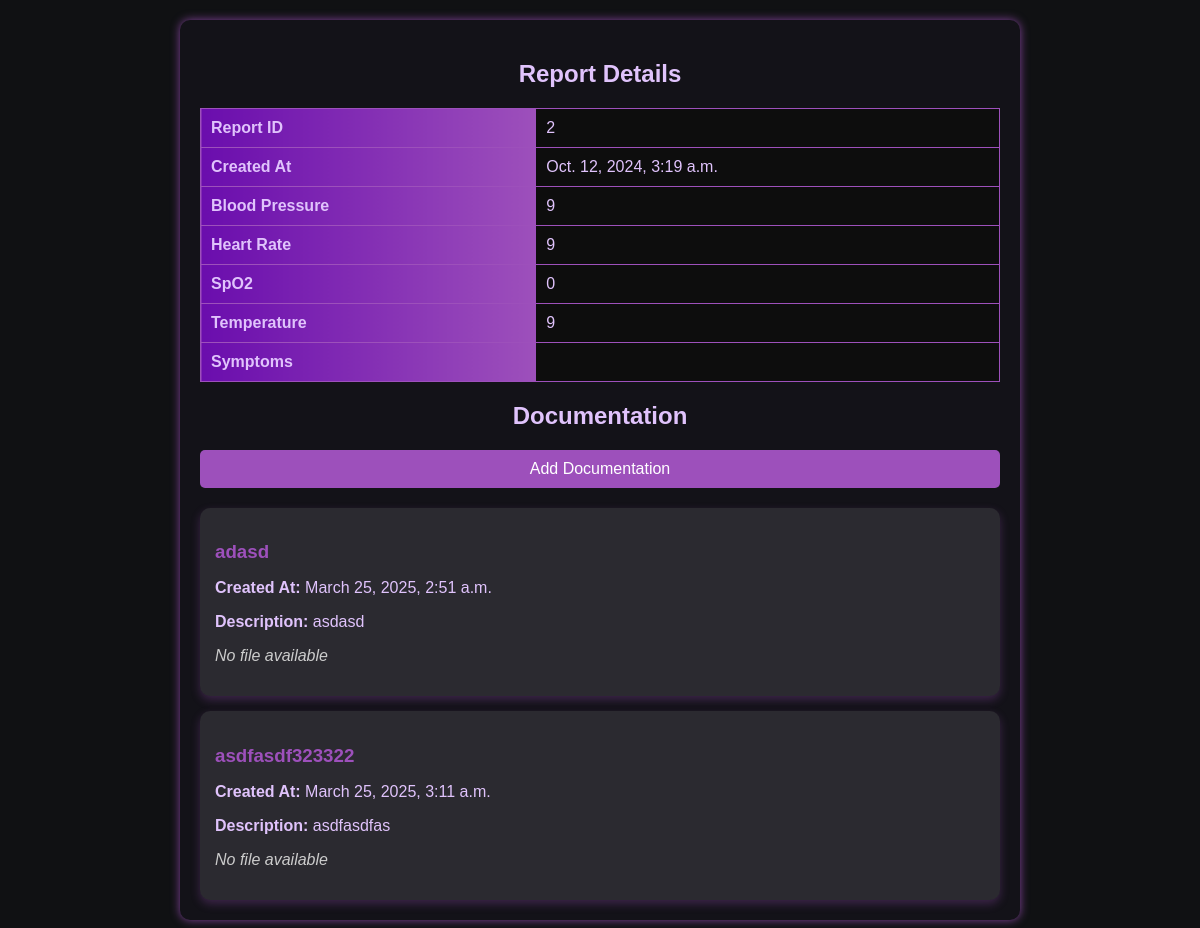
Before: /reports/get-single-report/2/ (signed in) with the older database file.
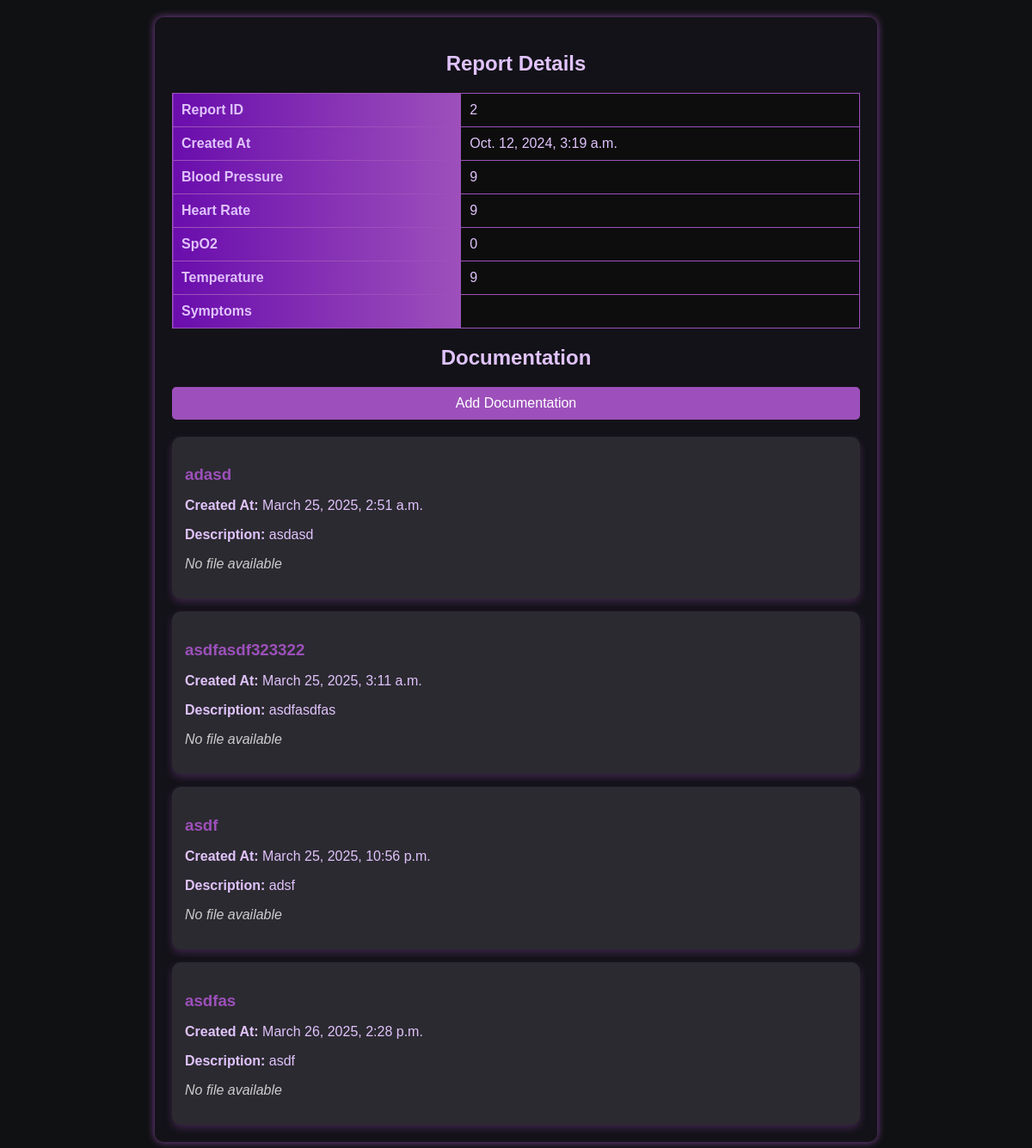
After: the same page with the newer database file.
### reports/models.py (models this page shows, shortened)
class Documentation(models.Model):
    report = models.ForeignKey(Reports, on_delete=models.CASCADE, related_name='documentations')
    title = models.CharField(max_length=255)
    description = models.TextField()
    cheif_complaint = models.TextField(max_length=255, blank=True, null=True)
    subjective = models.TextField(max_length=255, blank=True, null=True)
    objective = models.TextField(max_length=255, blank=True, null=True)
    assessment = models.TextField(max_length=255, blank=True, null=True)
    plan = models.TextField(max_length=255, blank=True, null=True)
    file = models.FileField(upload_to='documentations/', blank=True, null=True)
    created_at = models.DateTimeField(auto_now_add=True)
    updated_at = models.DateTimeField(auto_now=True)

### reports/views.py (the view)
# urls.py: path('get-single-report/<int:report_id>/', view=views.get_single_report, name='get_single_report'),
@login_required
def get_single_report(request, report_id):
    user = request.user  # Get the logged-in user
    print(f"DEBUG: Logged-in User = {user}")
    try:
        report = Reports.objects.get(id=report_id)
        print(f"DEBUG: Report Found - ID: {report.id}")
        if Moderator.objects.filter(user=user).exists() or user == report.patient.user:
            print("DEBUG: Access granted")
            documentations = report.documentations.all()
            context = {
                "report": report,
                "documentations": documentations,
            }
            return render(request, "reports/report.html", context)
        print("DEBUG: Access denied - Only authorized users can view this report")
        return render(request, "errors/403.html", {"error": "You are not authorized to view this report"}, status=403)
    except Reports.DoesNotExist:
        print("DEBUG: Report not found")
        return render(request, "errors/404.html", {"error": "Report not found"}, status=404)

### templates/reports/report.html (shortened to what this page needs)
<!DOCTYPE html>
<html lang="en">
<head>
</head>
<body>
    <div class="container">
        <h2>Report Details</h2>
        <table>
            <tr><th>Report ID</th><td>{{ report.id }}</td></tr>
            <tr><th>Created At</th><td>{{ report.created_at }}</td></tr>
            <tr><th>Blood Pressure</th><td>{{ report.blood_pressure }}</td></tr>
            <tr><th>Heart Rate</th><td>{{ report.heart_rate }}</td></tr>
            <tr><th>SpO2</th><td>{{ report.spo2 }}</td></tr>
            <tr><th>Temperature</th><td>{{ report.temperature }}</td></tr>
            <tr><th>Symptoms</th><td>{{ report.symptoms }}</td></tr>
        </table>
        <h2>Documentation</h2>
        <a href="{% url 'add_documentation' report.id %}" class="btn">Add Documentation</a>
        <div class="documentation-container">
            {% for doc in documentations %}
                <div class="documentation-card">
                    <h3>{{ doc.title }}</h3>
                    <p><strong>Created At:</strong> {{ doc.created_at }}</p>
                    <p><strong>Description:</strong> {{ doc.description }}</p>
                    {% if doc.file %}
                        <a href="{{ doc.file.url }}" class="download-btn" target="_blank">Download File</a>
                    {% else %}
                        <p class="no-file">No file available</p>
                    {% endif %}
                </div>
            {% endfor %}
        </div>
    </div>
</body>
</html>

Changed rows visible on the page:
added Documentation: title "asdf", created_at "March 25, 2025, 10:56 p.m.", description "adsf", file "No file available"
added Documentation: title "asdfas", created_at "March 26, 2025, 2:28 p.m.", description "asdf", file "No file available"
